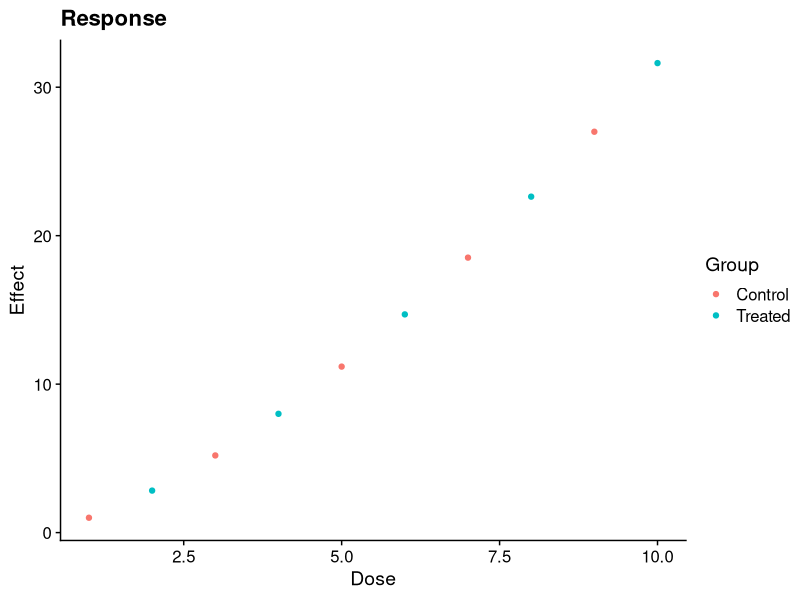

Generate this figure with R:
library(ggplot2)
library(cowplot)
df <- data.frame(x = 1:10, y = (1:10)^1.5, g = rep(c("Control", "Treated"), 5))
p <- ggplot(df, aes(x, y, colour = g)) +
  geom_point() +
  labs(title = "Response", x = "Dose", y = "Effect", colour = "Group") +
  theme_cowplot()
ggsave("fig.png", p, width = 7, height = 5)
